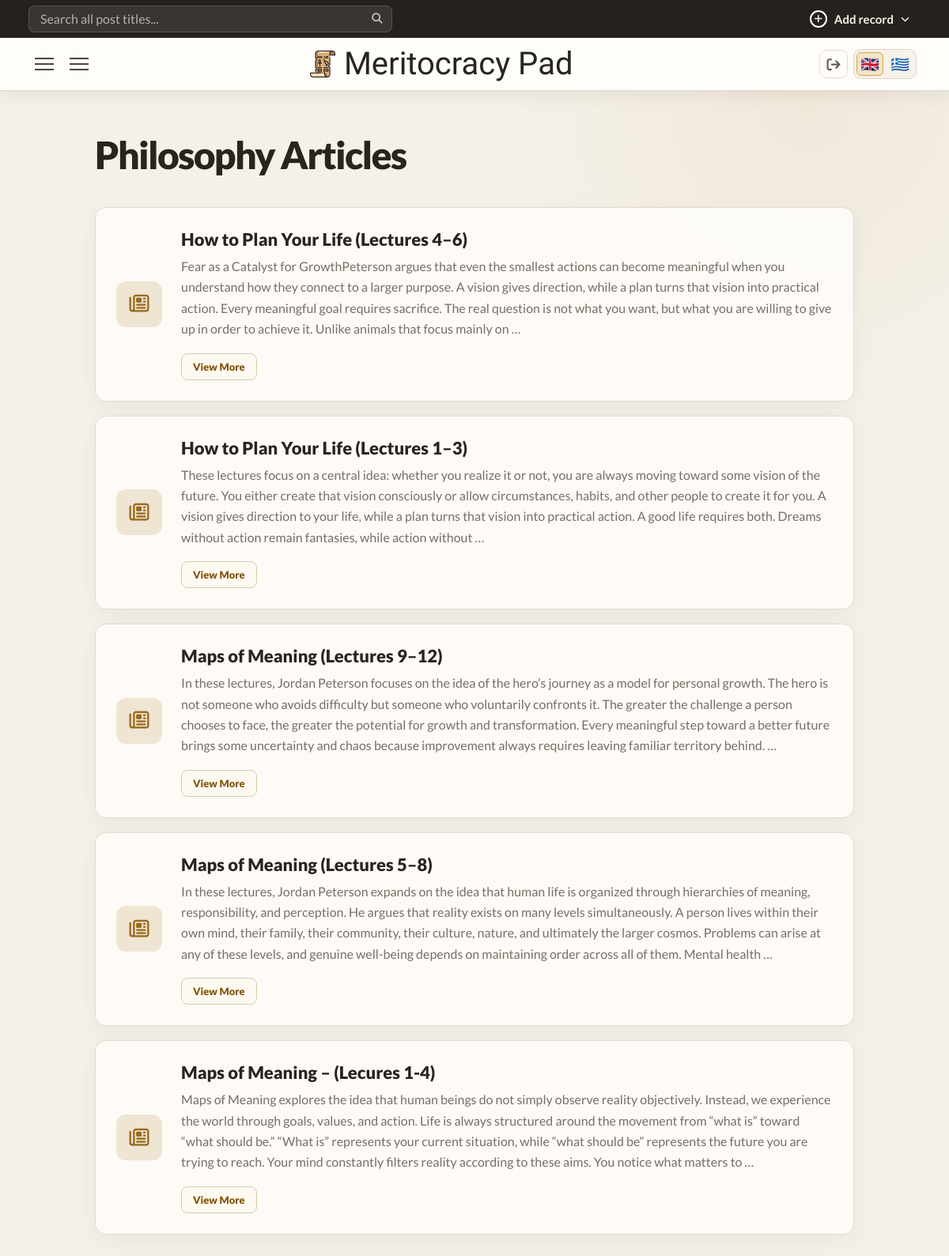
Screenshot of /cnicou/article/category/personal-development/philosophy (signed in) with the database file from the repository.
### core/models.py (models this page shows, shortened)
class UserOwnedModel(models.Model):
    user = models.ForeignKey(
        settings.AUTH_USER_MODEL,
        on_delete=models.CASCADE,
        related_name="%(class)s_records",
        null=True,
        blank=True,
    )
    class Meta:
        abstract = True
        constraints = [
            models.UniqueConstraint(
                fields=("user", "slug"),
                name="unique_%(class)s_user_slug",
            )
        ]

class ArticleSubcategory(UserOwnedModel):
    category = models.ForeignKey(
        ArticleCategory,
        on_delete=models.CASCADE,
        related_name="subcategories"
    )
    name = models.CharField(max_length=255)
    slug = models.SlugField(blank=True)

class Article(UserOwnedModel):
    title = models.CharField(max_length=255)
    slug = models.SlugField(blank=True)
    created_at = models.DateTimeField(auto_now_add=True)
    content = CKEditor5Field('Content', config_name='extends')  # or 'default'
    category = models.ForeignKey(
        ArticleCategory,
        on_delete=models.CASCADE,
        related_name="articles"
    )
    subcategory = models.ForeignKey(
        ArticleSubcategory,
        on_delete=models.CASCADE,
        related_name="articles",
        blank=True,
        null=True
    )
    tags = models.ManyToManyField(
        ArticleTag,
        related_name="articles",
        blank=True
    )

### core/views.py (the view)
# urls.py: path("article/category/<slug:cat_slug>/<slug:subcat_slug>",views.article_subcategory,name="article_subcategory"),
@workspace_login_required
def article_subcategory(request,cat_slug,subcat_slug):
    article_categories = taxonomy_for_user(ArticleCategory, request.user)
    article_subcategory = get_object_or_404(
        ArticleSubcategory, slug=subcat_slug, user=request.user,
        category__slug=cat_slug,
    )
    article_tags = taxonomy_for_user(ArticleTag, request.user)
    articles = records_for_user(Article, request.user).filter(subcategory=article_subcategory).order_by("-created_at")
    paginator = Paginator(articles, 6) # Show 9 per page.
    page_number = request.GET.get('page')
    page_obj = paginator.get_page(page_number)
    for category in article_categories:
        category.sub_categories = category.subcategories.filter(user=request.user)
    return render(request,"core/subcategories/article-subcategory.html",{
        "page_obj":page_obj,
        "article_category":article_category,
        "article_categories":article_categories,
        "article_subcategory":article_subcategory,
        "article_tags":article_tags,
    })

### core/context_processors.py (called while the page is built)
def workspace_record_type(request):
    match = getattr(request, "resolver_match", None)
    if match is None:
        return {}
    record_type = match.kwargs.get("record_type")
    if not record_type:
        url_name = match.url_name or ""
        record_type = "article" if url_name == "index" else url_name.split("_", 1)[0]
    if record_type not in WORKSPACE_RECORD_TYPES:
        return {}
    return {"workspace_record_type": record_type}

### core/taxonomy.py (called while the page is built)
def default_category_first(queryset):
    return queryset.annotate(
        _default_category_order=Case(
            When(slug=DEFAULT_CATEGORY_SLUG, then=Value(0)),
            default=Value(1),
            output_field=IntegerField(),
        )
    ).order_by("_default_category_order", "name")

def is_category_model(model):
    return issubclass(model, BaseCategory)

### core/views.py (called while the page is built)
def records_for_user(model, user):
    return model.objects.filter(user=user)

def taxonomy_for_user(model, user):
    queryset = model.objects.filter(user=user)
    if is_category_model(model):
        return default_category_first(queryset)
    return queryset.order_by("name")

def workspace_login_required(view):
    @wraps(view)
    def workspace_view(request, *args, username=None, **kwargs):
        if username != request.user.username:
            raise Http404
        return view(request, *args, **kwargs)
    return login_required(workspace_view)

### core/templates/core/subcategories/article-subcategory.html (shortened to what this page needs)
{% extends 'core/base.html' %}
{% block main %}
<div class="grid">
    <div class="grid-right">
        <div class="grid-right-wraper">
            <h1 class="post-type-title">{{article_subcategory.name}} Articles</h1>
            {% for article in page_obj %}
                <article class="preview">
                    <div class="icon">
                        <i class="fa-regular fa-newspaper"></i>
                    </div>
                    <div class="content">
                        <h2>{{article.title}}</h2>
                        <p>{{article.content | safe | striptags | truncatewords:70 }}</p>
                        <a class="view-single-btn" href="{% url 'article_single' request.user.username article.slug %}">View More</a>
                    </div>
                </article>
            {% empty %}
                <p class="no-entries">No entries yet to show...</p>
            {% endfor %}
    </div>
    </div>
</div>
{% endblock %}

### rows the page displays
ArticleSubcategory: name "Philosophy"
Article: title "How to Plan Your Life (Lectures 4–6)", content "Fear as a Catalyst for GrowthPeterson argues that even the smallest actions can become meaningful when you understand how they connect to a larger purpose. A vision gives direction, while a plan turns that vision into practical action. Every meaningful goal requires sacrifice. The real question is not what you want, but what you are willing to give up in order to achieve it. Unlike animals that focus mainly on …"
Article: title "How to Plan Your Life (Lectures 1–3)", content "These lectures focus on a central idea: whether you realize it or not, you are always moving toward some vision of the future. You either create that vision consciously or allow circumstances, habits, and other people to create it for you. A vision gives direction to your life, while a plan turns that vision into practical action. A good life requires both. Dreams without action remain fantasies, while action without …"
Article: title "Maps of Meaning (Lectures 9–12)", content "In these lectures, Jordan Peterson focuses on the idea of the hero’s journey as a model for personal growth. The hero is not someone who avoids difficulty but someone who voluntarily confronts it. The greater the challenge a person chooses to face, the greater the potential for growth and transformation. Every meaningful step toward a better future brings some uncertainty and chaos because improvement always requires leaving familiar territory behind. …"
Article: title "Maps of Meaning (Lectures 5–8)", content "In these lectures, Jordan Peterson expands on the idea that human life is organized through hierarchies of meaning, responsibility, and perception. He argues that reality exists on many levels simultaneously. A person lives within their own mind, their family, their community, their culture, nature, and ultimately the larger cosmos. Problems can arise at any of these levels, and genuine well-being depends on maintaining order across all of them. Mental health …"
Article: title "Maps of Meaning – (Lecures 1-4)", content "Maps of Meaning explores the idea that human beings do not simply observe reality objectively. Instead, we experience the world through goals, values, and action. Life is always structured around the movement from “what is” toward “what should be.” “What is” represents your current situation, while “what should be” represents the future you are trying to reach. Your mind constantly filters reality according to these aims. You notice what matters to …"
